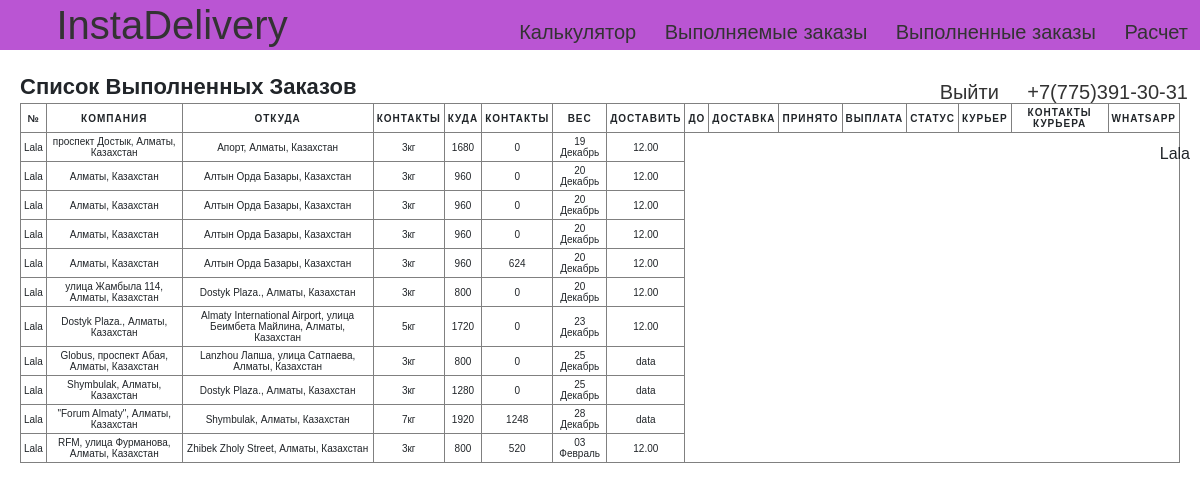
Page /users/private/success/ (signed in) on the committed database.
### Lallog/models.py (models this page shows, shortened)
class TestOrder(models.Model):
	client=models.ForeignKey(settings.AUTH_USER_MODEL,on_delete=models.CASCADE)
	marshrut=models.CharField(max_length=200)
	ves=models.DecimalField(decimal_places=0,max_digits=1000,default=10)
	from_address=models.CharField(max_length=200)
	from_phone=models.CharField(max_length=200)
	from_comment=models.CharField(max_length=200)
	to=models.CharField(max_length=200)
	to_phone=models.CharField(max_length=200)
	to_date=models.CharField(max_length=200)
	to_date_until=models.CharField(max_length=200)
	to_comment=models.CharField(max_length=200)
	distance=models.DecimalField(decimal_places=0,max_digits=1000,default=10)
	itog=models.DecimalField(decimal_places=0,max_digits=1000,default=10)
	curier = models.ForeignKey(Curier,on_delete=models.CASCADE,default=None,related_name="choiced_curier",blank=True,null=True)
	nal=models.DecimalField(decimal_places=0,max_digits=1000,default=0)
	raschet=models.DecimalField(decimal_places=0,max_digits=1000,default=0)
	status = models.CharField(max_length=200,default="Ожидание")
	curier_money = models.DecimalField(decimal_places=0,max_digits=1000,default=0)
	__original_curier = None
	def __init__(self,*args,**kwargs):
		print("Object was created")
		super(TestOrder,self).__init__(*args,**kwargs)
		self.__origin_curier = self.curier

### users/views.py (the view)
# urls.py: path("private/success/",views.private_success,name="private_success"),
def private_success(request):
    orders = TestOrder.objects.filter(client=request.user,status="Доставлен")
    cxt={
    "orders":orders
    }
    return render(request,"users/private2.html",context=cxt)

### users/templates/users/private2.html (shortened to what this page needs)
{%extends 'users/base.html'%}
{%load static%}
{%block content%}
    <div class="lichka_prav">
        <caption>Список Выполненных Заказов</caption>
        <table  border="1" id="table_private">
            <tr >
                <th>№</th>
                <th>Компания</th>
                <th>Откуда</th>
                <th>Контакты</th>
                <th>Куда</th>
                <th>Контакты</th>
                <th>Вес</th>
                <th>Доставить</th>
                <th>До</th>
                <th>Доставка</th>
                <th>Принято</th>
                <th>Выплата</th>
                <th>Статус</th>
                <th>Курьер</th>
                <th>Контакты курьера</th>
                <th>WhatsApp</th>
            </tr>
            {%for i in orders%}
            <tr>
                <td data-label="Компания">{{i.client}}</td>
                <td data-label="Откуда">{{i.from_address}}</td>
                <td data-label="Куда">{{i.to}}</td>
                <td data-label="Вес">{{i.ves}}кг</td>
                <td data-label="Доставка">{{i.itog}}</td>
                <td data-label="Курьеру">{{i.curier_money}}</td>
                <td data-label="Дата">{{i.to_date}}</td>
                <td data-label="Ограничения">{{i.to_date_until}}</td>
            </tr>
            {%endfor%}
        </table>
    </div>
{%endblock content%}

### users/templates/users/base.html (shortened to what this page needs)
{% load static %}
<html lang="en">
<head>
    <link rel="stylesheet" href="https://use.fontawesome.com/releases/v5.8.2/css/all.css">
    <link rel="stylesheet" href="https://stackpath.bootstrapcdn.com/bootstrap/4.3.1/css/bootstrap.min.css">
    <link href="{% static 'css/style.css' %}" rel="stylesheet" />
    <body>
        <div class="menu">
            <div class="links">
                <a href="{% url 'Home' %}" class="menu-icon">InstaDelivery</a>
                <a href="{% url 'kalkul' %}" class="menu-item">Калькулятор</a>
                <a href="{% url 'private' %}" class="menu-item">Выполняемые заказы</a>
                <a href="{% url 'private_success' %}" class="menu-item">Выполненные заказы</a>
                <a href="{% url 'private_raschet' %}" class="menu-item">Расчет</a>
                <a href="{% url 'user_logout' %}" class="menu-item">Выйти</a>
                <a href="#" class="myLinkModal menu-item" id="menu-syte">+7(775)391-30-31</a>
            </div>
            <div class="username">
                {%if user.is_authenticated%} {{user.username}}
            </div>
        </div>
        {%endif%} {%block content%} {%endblock content%}
    </body>
</html>

### Lallog/static/css/style.css (style rules this page uses)
* { padding: 0; margin: 0; }
div { box-sizing: border-box; }
table { width: 100%; margin:0; padding:0; border-collapse: collapse; border-spacing: 0; }
table tr { padding: 3px; }
table th, table td { padding: 3px; text-align: center; }
table th { text-transform: uppercase; font-size: 10px; letter-spacing: 1px; }
body { font-family: sans-serif; }
.menu { text-align: right; background: #BA55D3; height: 50px; }
.menu-item { display: inline-block; color:#333; font-size: 20px; line-height: 30px; padding: 15px 12px; text-decoration: none; }
.menu-icon { display: inline-block; color:#333; font-size: 40px; line-height: 30px; padding: 10px 15px; margin-right: 200px; text-decoration: none; }
.username { margin-right: 10px; margin-top: 20px; }
.lichka_prav { margin-left: 20px; margin-right: 20px; margin-top: 20px; font-weight: bold; font-family: Open+Sans; font-size: 22px; }
#table_private { font-size: 10px; }
#table_private tr th { font-size: 10px; }

### rows in the picture
TestOrder: client "Lala", from_address "проспект Достык, Алматы, Казахстан", to "Апорт, Алматы, Казахстан", ves "3", itog "1680", curier_money "0", to_date "19 Декабрь", to_date_until "12.00"
TestOrder: client "Lala", from_address "Алматы, Казахстан", to "Алтын Орда Базары, Казахстан", ves "3", itog "960", curier_money "0", to_date "20 Декабрь", to_date_until "12.00"
TestOrder: client "Lala", from_address "Алматы, Казахстан", to "Алтын Орда Базары, Казахстан", ves "3", itog "960", curier_money "0", to_date "20 Декабрь", to_date_until "12.00"
TestOrder: client "Lala", from_address "Алматы, Казахстан", to "Алтын Орда Базары, Казахстан", ves "3", itog "960", curier_money "0", to_date "20 Декабрь", to_date_until "12.00"
TestOrder: client "Lala", from_address "Алматы, Казахстан", to "Алтын Орда Базары, Казахстан", ves "3", itog "960", curier_money "624", to_date "20 Декабрь", to_date_until "12.00"
TestOrder: client "Lala", from_address "улица Жамбыла 114, Алматы, Казахстан", to "Dostyk Plaza., Алматы, Казахстан", ves "3", itog "800", curier_money "0", to_date "20 Декабрь", to_date_until "12.00"
TestOrder: client "Lala", from_address "Dostyk Plaza., Алматы, Казахстан", to "Almaty International Airport, улица Беимбета Майлина, Алматы, Казахстан", ves "5", itog "1720", curier_money "0", to_date "23 Декабрь", to_date_until "12.00"
TestOrder: client "Lala", from_address "Globus, проспект Абая, Алматы, Казахстан", to "Lanzhou Лапша, улица Сатпаева, Алматы, Казахстан", ves "3", itog "800", curier_money "0", to_date "25 Декабрь", to_date_until "data"
TestOrder: client "Lala", from_address "Shymbulak, Алматы, Казахстан", to "Dostyk Plaza., Алматы, Казахстан", ves "3", itog "1280", curier_money "0", to_date "25 Декабрь", to_date_until "data"
TestOrder: client "Lala", from_address "\"Forum Almaty\", Алматы, Казахстан", to "Shymbulak, Алматы, Казахстан", ves "7", itog "1920", curier_money "1248", to_date "28 Декабрь", to_date_until "data"
TestOrder: client "Lala", from_address "RFM, улица Фурманова, Алматы, Казахстан", to "Zhibek Zholy Street, Алматы, Казахстан", ves "3", itog "800", curier_money "520", to_date "03 Февраль", to_date_until "12.00"

### other values in the picture
{{ user.username }} "Lala"
